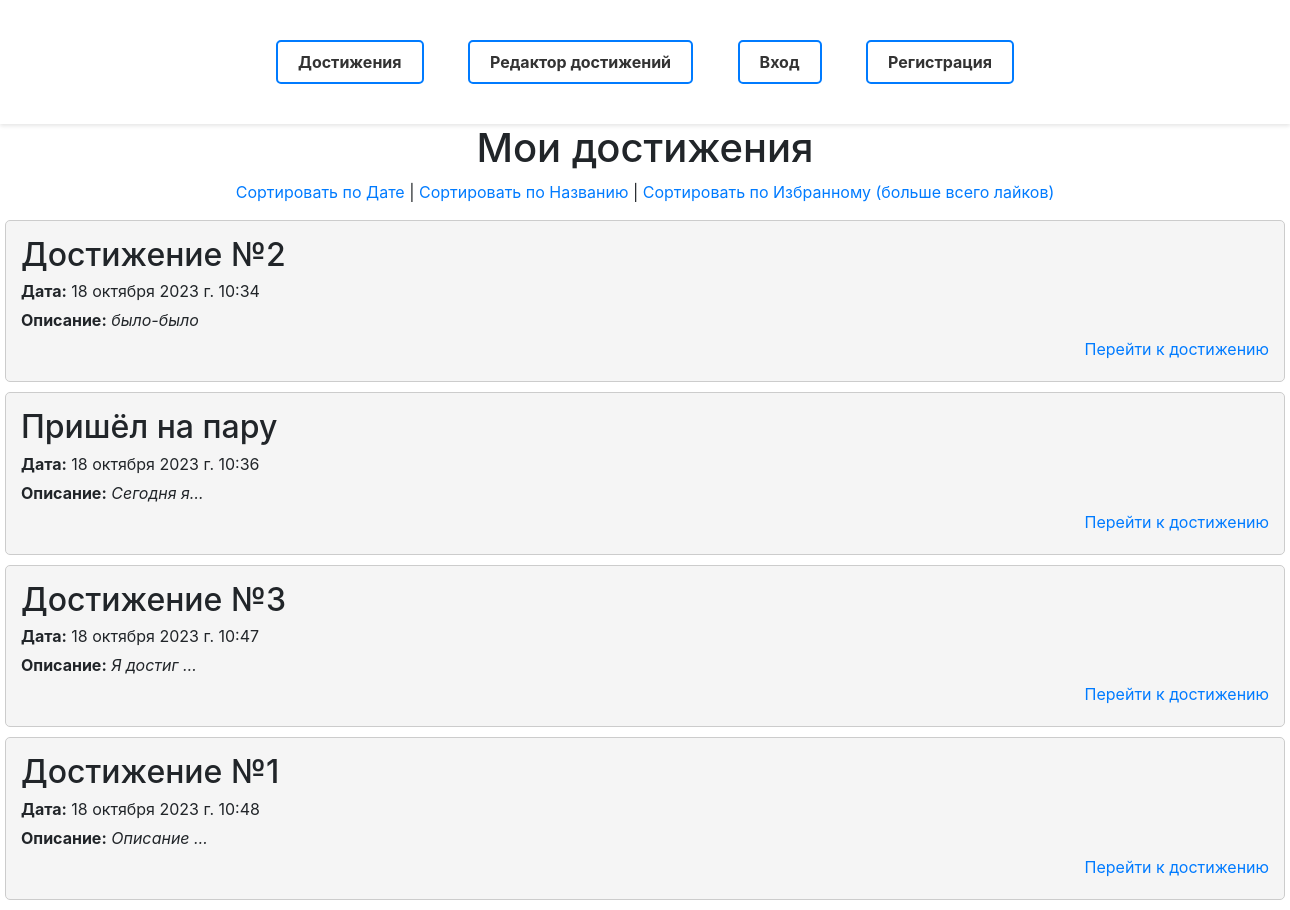
/, run on an earlier commit of the app's database.
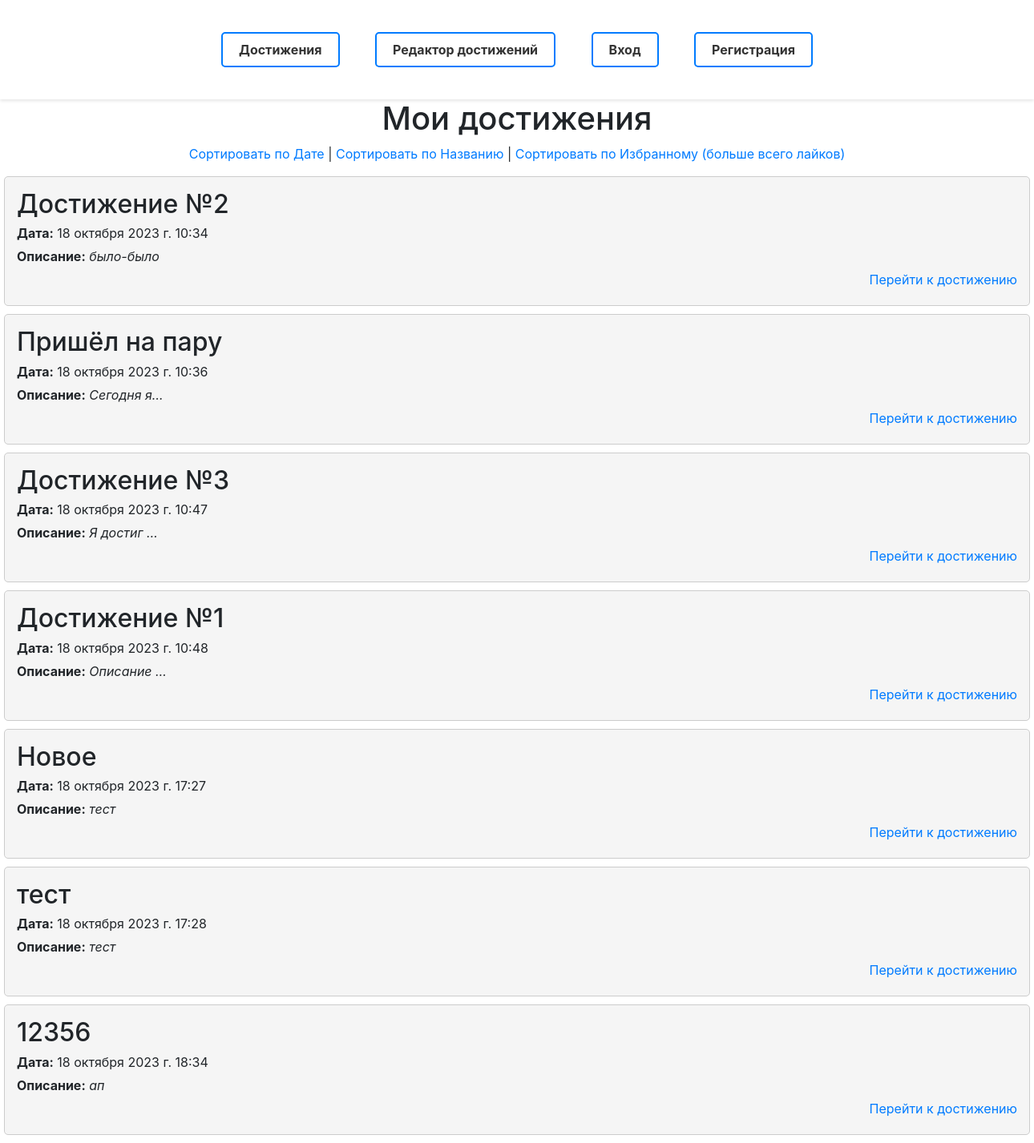
And on a later commit of the database.
### laba1/models.py (models this page shows, shortened)
class Achievement(models.Model):
    title = models.CharField(verbose_name='Название', max_length=50)
    date = models.DateTimeField(verbose_name='Дата и время', auto_now=True)
    description = models.TextField(verbose_name='Описание')
    class Meta:
        verbose_name = 'Достижение'
        verbose_name_plural = 'Достижения'

### laba1/views.py (the view)
# urls.py: path('', views.index, name='achievement_list'),
def index(request):
    sort_by = request.GET.get('sort_by', 'date')
    sort_order = request.GET.get('sort_order', 'sort')
    sort_order = 'asc' if not sort_order else 'asc' if sort_order == 'desc' else 'desc'
    type = '-' if sort_order == 'asc' else ''
    if sort_by not in ['date', 'title', 'likes']:
        sort_by = 'date'
    if sort_by == 'date':
        achievements = Achievement.objects.all().order_by(f'{type}date')
    elif sort_by == 'title':
        achievements = Achievement.objects.all().order_by(f'{type}title')
    else:
        achievements = Achievement.objects.annotate(like_count=Count('like')).order_by(f'{type}like_count')
    context = {
        'achievements': achievements,
        'sort_by': sort_by,
        'sort': sort_order,
    }
    return render(request, 'laba1/achievement_list.html', context)

### laba1/templates/laba1/achievement_list.html (shortened to what this page needs)
{% extends "laba1/index.html" %}
{% block content %}
        <h1 align="center">Мои достижения</h1>
        <p align="center">
            <a href="?sort_by=date&sort_order={{ sort }}">Сортировать по Дате</a> |
            <a href="?sort_by=title&sort_order={{ sort }}">Сортировать по Названию</a> |
            <a href="?sort_by=likes&sort_order={{ sort }}">Сортировать по Избранному (больше всего лайков)</a>
        </p>
        {% if achievements %}
            {% for achievement in achievements %}
                <li class="achievement_block">
                    <h2>{{ achievement.title }}</h2>
                    <p><strong>Дата:</strong> {{ achievement.date }}</p>
                    <p><strong>Описание:</strong> <i>{{ achievement.description|truncatechars:"10" }}</i></p>
                    <p align="right"><a href="achievement/{{ achievement.id }}">Перейти к достижению</a></p>
                </li>
            {% endfor %}
        {% else %}
            <li class="achievement_block">
                <h2 align="center">Нет достижений!</h2>
            </li>
        {% endif %}
{% endblock %}

What changed in the data, as far as the page shows it:
added Achievement: title "Новое", date "18 октября 2023 г. 17:27", description "тест"
added Achievement: title "тест", date "18 октября 2023 г. 17:28", description "тест"
added Achievement: title "12356", date "18 октября 2023 г. 18:34", description "ап"
